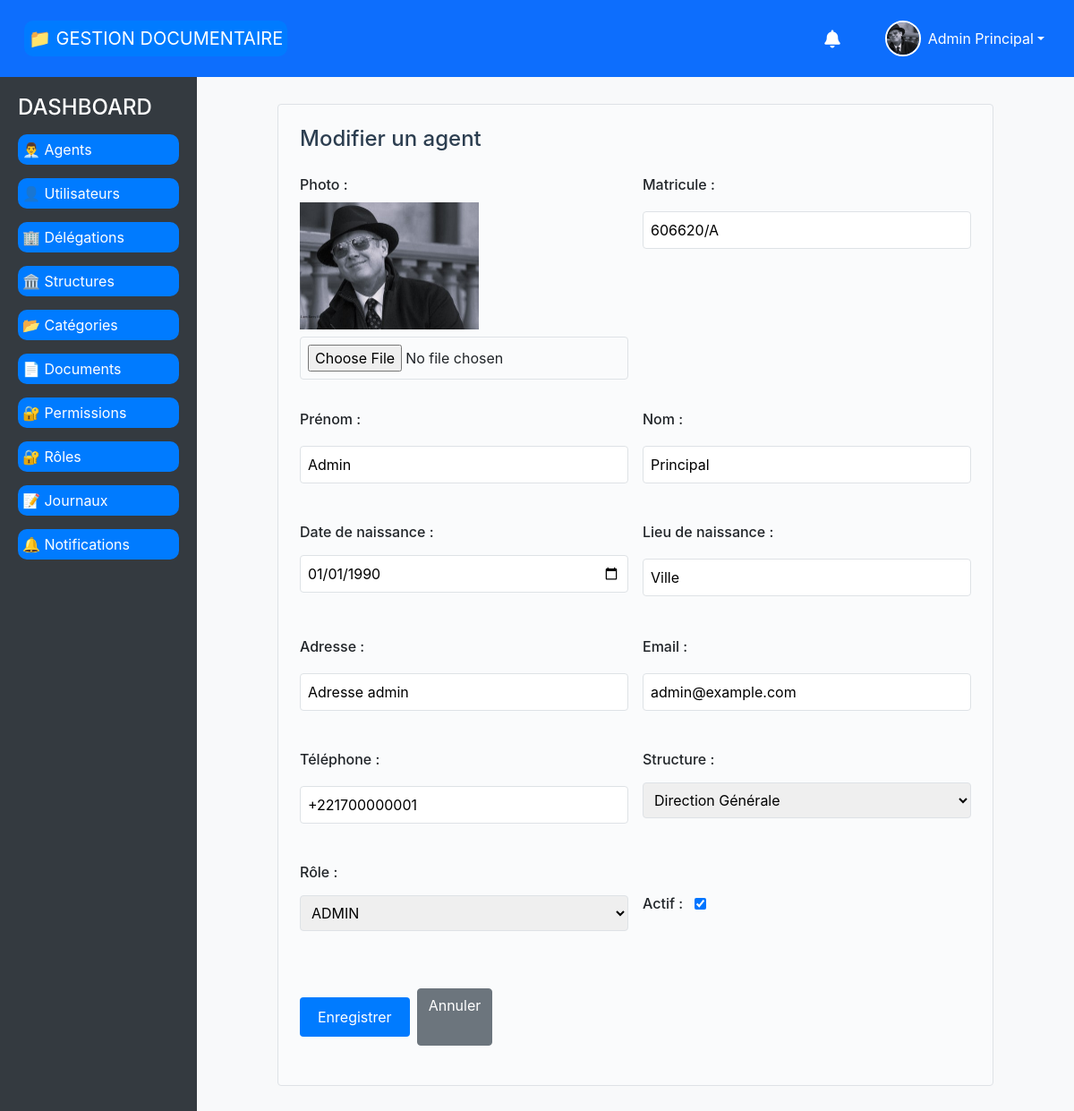
Page /agent/update/1/ (signed in) on the committed database.
### document_management/models.py (models this page shows, shortened)
class BaseTimeStampModel(models.Model):
    date_creation = models.DateTimeField(_("Date de création"), auto_now_add=True)
    date_modification = models.DateTimeField(_("Date de modification"), auto_now=True)
    class Meta:
        abstract = True

class Agent(BaseTimeStampModel):
    MATRICULE_REGEX = r'^\d{6}/[A-Z]$'
    NOM_PRENOM_REGEX = r'^[a-zA-ZÀ-ÿ\s\-\']+$'
    PHONE_REGEX = r'^(\+\d{1,3})?\d{9,15}$'
    matricule = models.CharField(
        _("Matricule"),
        max_length=8,
        unique=True,
        validators=[
            RegexValidator(
                regex=MATRICULE_REGEX,
                message=_("Le matricule doit être au format 123456/X")
            )
        ]
    )
    photo = models.ImageField(
        _("Photo"),
        upload_to='agents/photos/',
        null=True,
        blank=True,
        help_text=_("Photo de profil de l'agent")
    )
    prenom = models.CharField(
        _("Prénom"),
        max_length=50,
        validators=[
            RegexValidator(
                regex=NOM_PRENOM_REGEX,
                message=_("Le prénom ne doit contenir que des lettres, espaces et tirets")
            )
        ]
    )
    nom = models.CharField(
        _("Nom"),
        max_length=50,
        validators=[
            RegexValidator(
                regex=NOM_PRENOM_REGEX,
                message=_("Le nom ne doit contenir que des lettres, espaces et tirets")
            )
        ]
    )
    date_naissance = models.DateField(_("Date de naissance"))
    lieu_naissance = models.CharField(_("Lieu de naissance"), max_length=255)
    adresse = models.CharField(_("Adresse"), max_length=255)
    email = models.EmailField(_("Email"), unique=True)
    telephone = models.CharField(
        _("Téléphone"),
        max_length=20,
        unique=True,
        validators=[
            RegexValidator(
                regex=PHONE_REGEX,
                message=_("Numéro de téléphone invalide. Format: +221xxxxxxxxx")
            )
        ]
    )
    user = models.OneToOneField(
        settings.AUTH_USER_MODEL,
        on_delete=models.CASCADE,
        related_name="agent_profile",
        verbose_name=_("Utilisateur")
    )
    structure = models.ForeignKey(
        Structure,
        on_delete=models.PROTECT,
        related_name="agents",
        verbose_name=_("Structure")
    )
    role = models.ForeignKey(
        Role,
        on_delete=models.PROTECT,
        related_name="agents",
        verbose_name=_("Rôle")
    )
    is_active = models.BooleanField(_("Actif"), default=True)
    class Meta:
        verbose_name = _("Agent")
        verbose_name_plural = _("Agents")
        ordering = ['nom', 'prenom']
    def get_full_name(self):
        return f"{self.prenom} {self.nom}"

class Structure(BaseTimeStampModel):
    nom = models.CharField(
        _( "Nom"), max_length=100, unique=True,
        validators=[MaxLengthValidator(100)]
    )
    description = models.TextField(
        _( "Description"), validators=[MaxLengthValidator(500)]
    )
    structure_parent = models.ForeignKey(
        'self', on_delete=models.SET_NULL, null=True, blank=True,
        related_name='enfants', verbose_name=_("Structure parente")
    )
    delegation = models.ForeignKey(
        Delegation, on_delete=models.CASCADE, verbose_name=_("Délégation"),
        related_name="structures",null=True, blank=True
    )
    class Meta:
        verbose_name = _( "Structure")
        verbose_name_plural = _( "Structures")
        ordering = ['nom']

class Role(models.Model):
    ROLE_CHOICES = [
        ('ADMIN', _('Administrateur')),
        ('AGENT', _('Agent')),
        ('GESTIONNAIRE', _('Gestionnaire')),
        ('CONTROLLER', _('Contrôleur')),
    ]
    ROLE_NIVEAUX = {
        'ADMIN': 4,
        'GESTIONNAIRE': 3,
        'CONTROLLER': 2,
        'AGENT': 1,
    }
    libelle = models.CharField("Libellé", max_length=20, choices=ROLE_CHOICES, unique=True)
    niveau = models.PositiveIntegerField(
        "Niveau",
        validators=[MinValueValidator(1), MaxValueValidator(10)]
    )
    description = models.TextField("Description")
    permissions = models.ManyToManyField(
        Permission,
        related_name="roles",
        verbose_name="Permissions"
    )
    class Meta:
        verbose_name = "Rôle"
        verbose_name_plural = "Rôles"
        ordering = ['niveau']

### document_management/views.py (the view, shortened to what this page needs)
# urls.py: path('agent/update/<int:agent_id>/', update_agent, name='update_agent'),
@login_required
def update_agent(request, agent_id):
    agent = get_object_or_404(Agent, id=agent_id)
    structures = Structure.objects.all()
    roles = Role.objects.all()
    return render(request, 'agents/form.html', {
        'agent': agent,
        'structures': structures,
        'roles': roles
    })

### document_management/templates/agents/form.html (shortened to what this page needs)
{% extends 'base.html' %}
{% block content %}
<div class="form-container">
    <h2 class="form-title">{% if agent %}Modifier{% else %}Ajouter{% endif %} un agent</h2>
    <form method="post" class="agent-form" enctype="multipart/form-data">
        <div class="form-group">
            <label for="photo">Photo :</label>
            {% if agent and agent.photo %}
                <div class="current-photo mb-2">
                    <img src="{{ agent.photo.url }}" alt="Photo de {{ agent.get_full_name }}" style="max-width: 200px; max-height: 200px;">
                </div>
            {% endif %}
            <input type="file" id="photo" name="photo" accept="image/*">
        </div>
        <div class="form-group">
            <label for="matricule">Matricule :</label>
            <input type="text" id="matricule" name="matricule" value="{{ agent.matricule|default:'' }}" required>
        </div>
        <div class="form-group">
            <label for="prenom">Prénom :</label>
            <input type="text" id="prenom" name="prenom" value="{{ agent.prenom|default:'' }}" required>
        </div>
        <div class="form-group">
            <label for="nom">Nom :</label>
            <input type="text" id="nom" name="nom" value="{{ agent.nom|default:'' }}" required>
        </div>
        <div class="form-group">
            <label for="date_naissance">Date de naissance :</label>
            <input type="date" id="date_naissance" name="date_naissance" value="{{ agent.date_naissance|date:'Y-m-d'|default:'' }}" required>
        </div>
        <div class="form-group">
            <label for="lieu_naissance">Lieu de naissance :</label>
            <input type="text" id="lieu_naissance" name="lieu_naissance" value="{{ agent.lieu_naissance|default:'' }}" required>
        </div>
        <div class="form-group">
            <label for="adresse">Adresse :</label>
            <input type="text" id="adresse" name="adresse" value="{{ agent.adresse|default:'' }}" required>
        </div>
        <div class="form-group">
            <label for="email">Email :</label>
            <input type="email" id="email" name="email" value="{{ agent.email|default:'' }}" required>
        </div>
        <div class="form-group">
            <label for="telephone">Téléphone :</label>
            <input type="text" id="telephone" name="telephone" value="{{ agent.telephone|default:'' }}" required>
        </div>
        <div class="form-group">
            <label for="structure">Structure :</label>
            <select id="structure" name="structure" required>
                {% for structure in structures %}
                    <option value="{{ structure.id }}" {% if agent and agent.structure.id == structure.id %}selected{% endif %}>{{ structure.nom }}</option>
                {% endfor %}
            </select>
        </div>
        <div class="form-group">
            <label for="role">Rôle :</label>
            <select id="role" name="role" required>
                {% for role in roles %}
                    <option value="{{ role.id }}" {% if agent and agent.role.id == role.id %}selected{% endif %}>{{ role.libelle }}</option>
                {% endfor %}
            </select>
        </div>
        <div class="form-group checkbox-group">
            <label for="is_active">Actif :</label>
            <input type="checkbox" id="is_active" name="is_active" {% if agent and agent.is_active %}checked{% endif %}>
        </div>
        <div class="form-actions">
            <button type="submit" class="btn btn-success">Enregistrer</button>
            <a href="{% url 'liste_agents' %}" class="btn btn-secondary">Annuler</a>
        </div>
    </form>
</div>
{% endblock %}

### document_management/templates/base.html (shortened to what this page needs)
<!DOCTYPE html>
<html lang="fr">
<head>
    <link rel="stylesheet" href="https://cdn.jsdelivr.net/npm/bootstrap@5.3.0/dist/css/bootstrap.min.css">
    <link rel="stylesheet" href="https://cdnjs.cloudflare.com/ajax/libs/font-awesome/6.0.0/css/all.min.css">
    {% load static %}
    <link rel="stylesheet" href="{% static 'css/style.css' %}">
</head>
<body>
    <nav class="navbar navbar-expand-lg navbar-custom">
        <div class="container-fluid">
            <a class="navbar-brand" href="{% url 'home' %}">📁 GESTION DOCUMENTAIRE</a>
            <div class="d-flex align-items-center ms-auto">
                {% if request.user.is_authenticated %}
                    <div class="dropdown me-3">
                        <button class="btn btn-link text-white text-decoration-none position-relative" type="button" id="notificationsDropdown" data-bs-toggle="dropdown" aria-expanded="false">
                            <i class="fas fa-bell fa-lg"></i>
                        </button>
                    </div>
                    <div class="dropdown">
                        <button class="btn btn-link text-white text-decoration-none dropdown-toggle d-flex align-items-center" type="button" id="userDropdown" data-bs-toggle="dropdown" aria-expanded="false">
                            {% if request.user.agent_profile.photo %}
                                <img src="{{ request.user.agent_profile.photo.url }}" alt="Photo de profil" class="user-avatar me-2">
                            {% else %}
                                <div class="user-avatar me-2 bg-light d-flex align-items-center justify-content-center">
                                    <i class="fas fa-user text-muted"></i>
                                </div>
                            {% endif %}
                            <span class="d-none d-md-inline">
                                {% if request.user.agent_profile %}
                                    {{ request.user.agent_profile.prenom }} {{ request.user.agent_profile.nom }}
                                {% else %}
                                    {{ request.user.email }}
                                {% endif %}
                            </span>
                        </button>
                    </div>
                {% else %}
                    <a href="{% url 'login' %}" class="btn btn-outline-light btn-sm">Connexion</a>
                {% endif %}
            </div>
        </div>
    </nav>
    <div class="main-container">
        {% if request.user.is_authenticated %}
        <div class="sidebar">
            <h4>DASHBOARD</h4>
            {% if can_read_agents %}
            <a href="{% url 'liste_agents' %}" {% if request.resolver_match.url_name == 'liste_agents' %} class="active"{% endif %}>👨‍💼 Agents</a>
            {% endif %}
            {% if can_read_users %}
            <a href="{% url 'liste_users' %}" {% if request.resolver_match.url_name == 'liste_users' %} class="active"{% endif %}>👤 Utilisateurs</a>
            {% endif %}
            {% if can_read_delegations %}
            <a href="{% url 'liste_delegations' %}" {% if request.resolver_match.url_name == 'liste_delegations' %} class="active"{% endif %}>🏢 Délégations</a>
            {% endif %}
            {% if can_read_structures %}
            <a href="{% url 'liste_structures' %}" {% if request.resolver_match.url_name == 'liste_structures' %} class="active"{% endif %}>🏛️ Structures</a>
            {% endif %}
            {% if can_read_categories %}
            <a href="{% url 'liste_CategorieDocuments' %}" {% if request.resolver_match.url_name == 'liste_CategorieDocuments' %} class="active"{% endif %}>📂 Catégories</a>
            {% endif %}
            {% if can_read_documents %}
            <a href="{% url 'liste_documents' %}" {% if request.resolver_match.url_name == 'liste_documents' %} class="active"{% endif %}>📄 Documents</a>
            {% endif %}
            {% if can_read_permissions %}
            <a href="{% url 'liste_permissions' %}" {% if request.resolver_match.url_name == 'liste_permissions' %} class="active"{% endif %}>🔐 Permissions</a>
            {% endif %}
            {% if can_read_roles %}
            <a href="{% url 'liste_roles' %}" {% if request.resolver_match.url_name == 'liste_roles' %} class="active"{% endif %}>🔐 Rôles</a>
            {% endif %}
            {% if role_name == 'ADMIN' or role_name == 'GESTIONNAIRE' %}
            <a href="{% url 'liste_journaux' %}" {% if request.resolver_match.url_name == 'liste_journaux' %} class="active"{% endif %}>📝 Journaux</a>
            {% endif %}
            <a href="{% url 'liste_notifications' %}" {% if request.resolver_match.url_name == 'liste_notifications' %} class="active"{% endif %}>🔔 Notifications</a>
        </div>
        {% endif %}
        <div class="content">
            {% block content %}
            {% endblock %}
        </div>
    </div>
</body>
</html>

### rows in the picture
Agent: photo (picture), matricule "606620/A", prenom "Admin", nom "Principal", date_naissance "01/01/1990", lieu_naissance "Ville", adresse "Adresse admin", email "admin@example.com", telephone "+221700000001", structure "Direction Générale", role "ADMIN", is_active "☑"

### other values in the picture
{{ request.user.agent_profile.prenom }} "Admin"
{{ request.user.agent_profile.nom }} "Principal"
